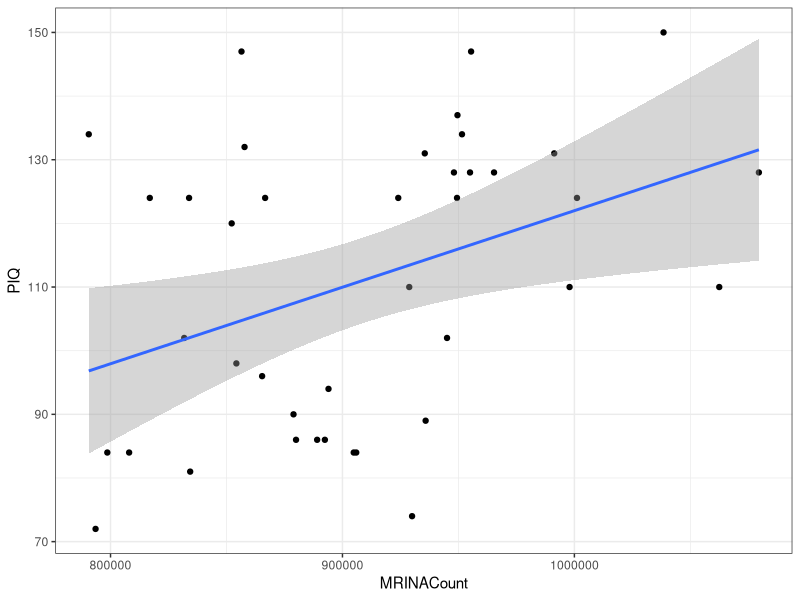
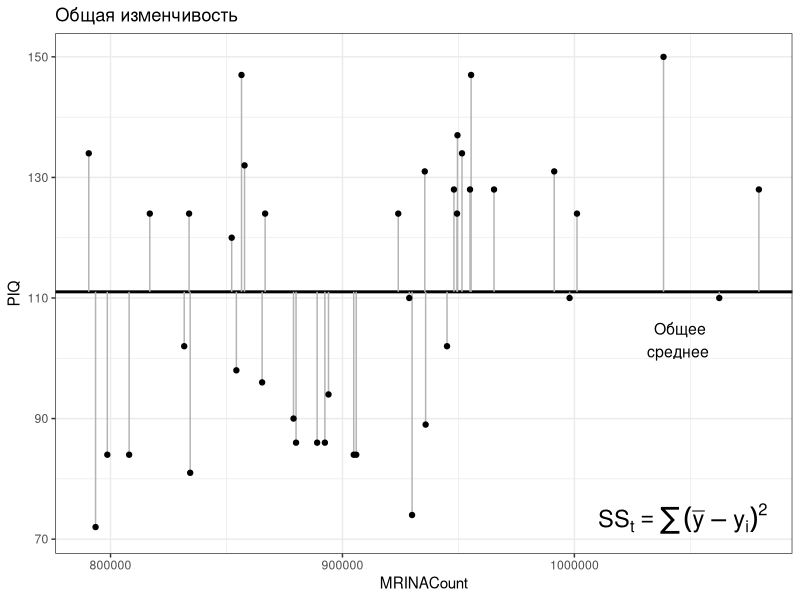
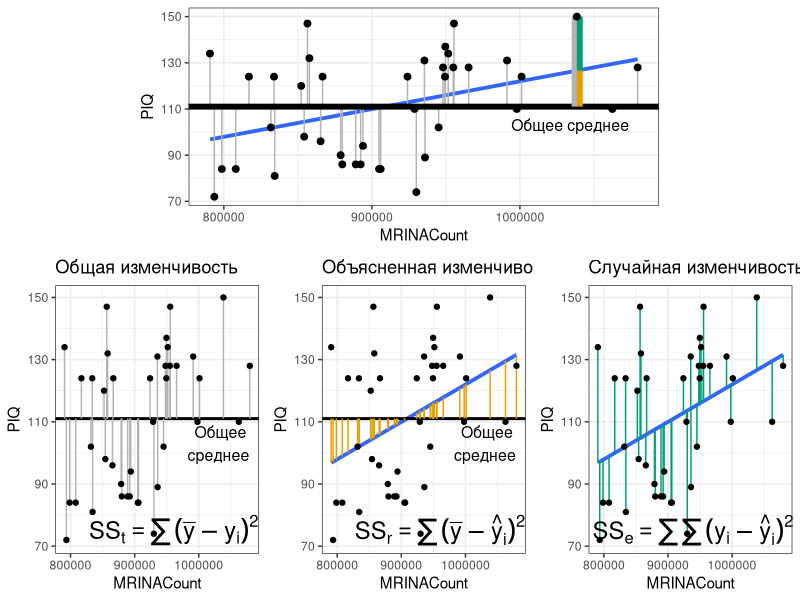
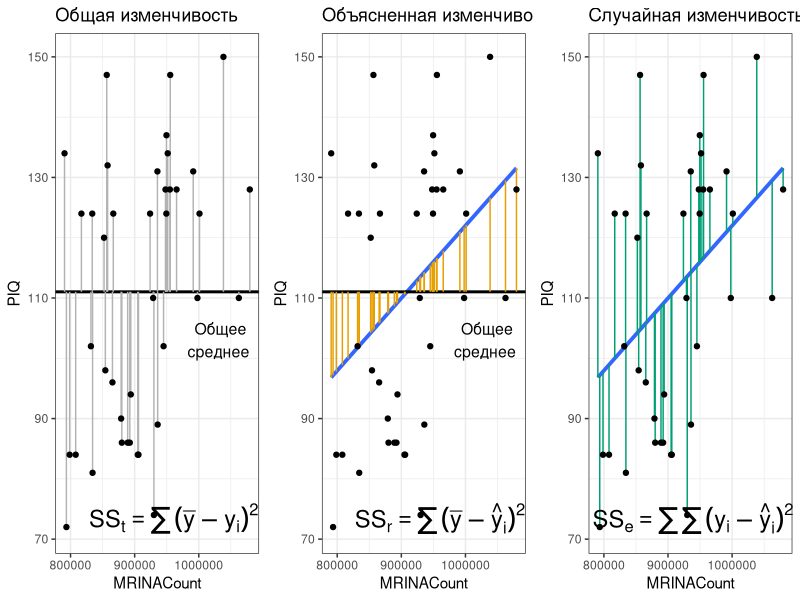
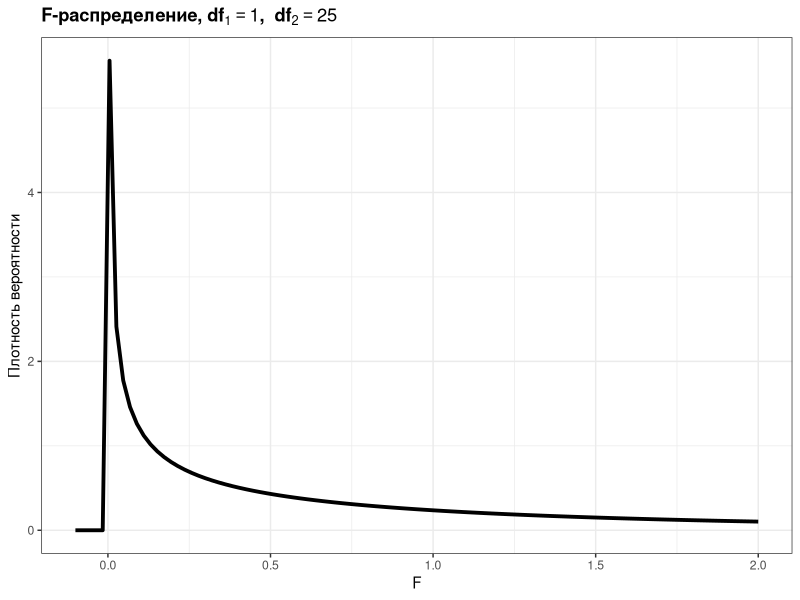
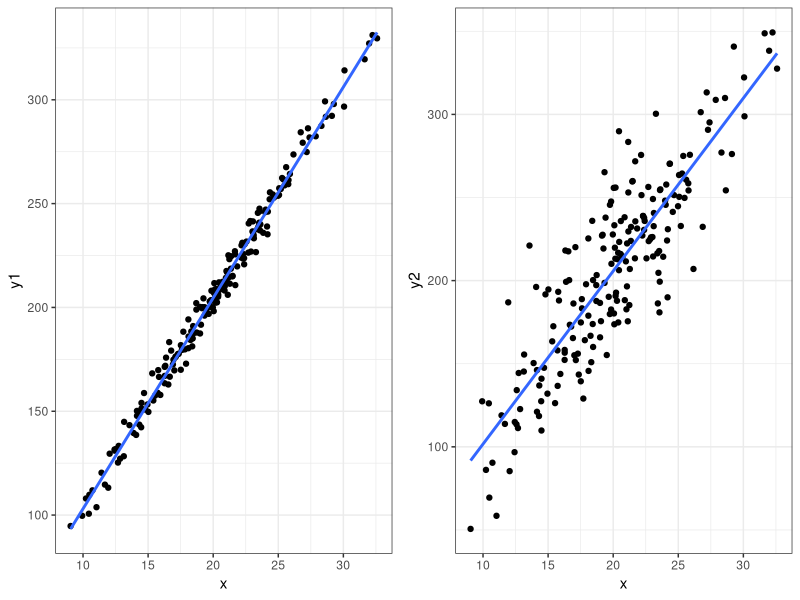

Reproduce these figures in R, in order.
## ---- chunk 1
# output options
options(width = 70, scipen = 6, digits = 3)
library(knitr)
# chunk default options
opts_chunk$set(fig.align='center', tidy = FALSE, 
               fig.width = 7, fig.height = 3, 
               warning = FALSE, message = FALSE)
## ---- chunk 2
lm_equation <- function(fit, strict = TRUE, rnd = 2){
#   extracting call formula 
  frml <- as.character(fit$call)[2]
#   extract signs
    sign <- ifelse(grepl("-", coef(fit)[-1]), " - ", " + ")
  # extract coefficients
  coeffs <- format(round(abs(coef(fit)), rnd), digits = 2, nsmall = rnd, trim = TRUE)
  if(strict == TRUE){
    i <- 1:(length(coeffs) - 1)
    vars <- c("Y", paste0(" X", i))
    
  } else {
# extract vector of variable names
  vars <- c(all.vars(formula(fit))[1], names(fit$coefficients)[-1])
# combine everything
  }
  start <- ifelse(coef(fit)[1] > 0, paste(vars[1], coeffs[1], sep = " = "), paste(vars[1], coeffs[1], sep = " = - "))
  end <- paste(sign, coeffs[-1], vars[-1], sep = "", collapse = "")
  return(paste0(start, end, sep = ""))
}
## ---- chunk 3
## Код из прошлой лекции #################################

## Открываем данные
library(readxl)
brain <- read.csv("data/IQ_brain.csv", header = TRUE)

## Линейная модель
brain_model <- lm(PIQ ~ MRINACount, data = brain)
summary(brain_model)
## ---- chunk 4
library(ggplot2)
theme_set(theme_bw())
ggplot(brain, aes(x = MRINACount, y = PIQ)) + 
  geom_point() + 
  geom_smooth(method = "lm")
## ---- chunk 5
summary(brain_model)
## ---- chunk 6
n <- nrow(brain_model$model)
n_par <- length(coef(brain_model))
df_t <-  n - n_par
smr_brain <- coef(summary(brain_model))
t_val <- round(smr_brain[2, "t value"], 2)
p_val <- round(smr_brain[2, "Pr(>|t|)"], 2)
t_crit <- qt(p = 0.95, df = 38)
## ---- chunk 7
lims <- range(brain$PIQ) + c(-1, 1)
yannot <- lims[1] + 0.5
xannot <- max(brain$MRINACount)
gmean <- mean(brain$PIQ, na.rm = TRUE)
Y <- 150
Y_hat <- predict(brain_model, newdata = brain[brain$PIQ == 150, ])
X <- brain$MRINACount[brain$PIQ == 150]

# Общая изменчивость
pl_tot <- ggplot(brain, aes(x = MRINACount, y = PIQ)) + 
  geom_hline(yintercept = gmean, size = 1) + 
  geom_segment(aes(x = MRINACount, y = PIQ, 
                   xend = MRINACount, yend = gmean), colour = "grey70") + 
  geom_point() +
    annotate("text", label = "Общее\nсреднее", 
             x = 1050000, y = gmean - 8, size = 4, hjust = 0.7) + 
  ggtitle("Общая изменчивость") + 
  annotate("text", label = "SS[t] == sum((bar(y) - y[i]))^2", parse = TRUE, x = xannot,  y = yannot, hjust = 0.95, vjust = 0.2, size = 6) 

# Когда есть зависимость
pl_all <- ggplot(brain, aes(x = MRINACount, y = PIQ)) +  
  geom_smooth(method = "lm", se = F, size = 1.3) + 
    geom_segment(aes(x = MRINACount, y = PIQ, 
                   xend = MRINACount, yend = gmean), colour = "grey70") +  
  geom_hline(yintercept = gmean, size = 2) + 
      annotate("text", label = "Общее среднее", 
             x = 1050000, y = gmean - 8, size = 4, hjust = 0.7) + 
  annotate("segment", x = X - 1500, y = Y, xend = X - 1500, yend = gmean, colour = "grey70", size = 2) + 
  annotate("segment", x = X + 2000, y = Y, xend = X + 2000, yend = Y_hat, colour = "#009E73", size = 2) +
  annotate("segment", x = X + 2000, y = Y_hat, xend = X + 2000, yend = gmean, colour = "#E69F00", size = 2) +
  geom_point(size = 2)

# Когда нет зависимости
pl_no <- ggplot(brain, aes(x = MRINACount, y = PIQ)) +  
      geom_segment(aes(x = MRINACount, y = PIQ, 
                   xend = MRINACount, yend = gmean), colour = "grey70") +  
  geom_hline(yintercept = gmean, size = 5) + 
      annotate("text", label = "Общее среднее", 
             x = 1050000, y = gmean - 8, size = 4, hjust = 0.7) + 
    geom_hline(yintercept = gmean, size = 2, colour = "dodgerblue1") + 
  annotate("segment", x = X - 1500, y = Y, xend = X - 1500, yend = gmean, colour = "grey70", size = 2) + 
  annotate("segment", x = X + 2000, y = Y, xend = X + 2000, yend = gmean, colour = "#009E73", size = 2) +
  geom_point(size = 2)

# Объясненная изменчивость
pl_exp <- ggplot(brain, aes(x = MRINACount, y = PIQ)) + 
  geom_smooth(method = "lm", se = F, size = 1.3) + 
  geom_hline(yintercept = gmean, size = 1) + 
  geom_segment(aes(x = MRINACount, y = gmean, 
                   xend = MRINACount, yend = fitted(brain_model)), colour = "#E69F00") + 
  geom_point() +
  annotate("text", label = "Общее\nсреднее", 
           x = 1050000, y = gmean - 8, size = 4, hjust = 0.7) + 
  ggtitle("Объясненная изменчивость") +
      annotate("text", label = "SS[r] == sum((bar(y) - hat(y)[i]))^2", parse = TRUE, x = xannot,  y = yannot, hjust = 0.95, vjust = 0.2, size = 6)

# Остаточная изменчивость
pl_res <- ggplot(brain, aes(x = MRINACount, y = PIQ)) + 
  geom_smooth(method ="lm", se = F, size = 1.3) + 
  geom_segment(aes(x = MRINACount, y = PIQ, 
                   xend = MRINACount, yend = fitted(brain_model)), colour = "#009E73") + 
  geom_point() +
  ggtitle("Случайная изменчивость") +
  annotate("text", label = "SS[e] == sum(sum((y [i] - hat(y)[i])))^2", parse = TRUE, x = xannot,  y = yannot, hjust = 0.95, vjust = 0.2, size = 6)
## ---- chunk 8
pl_tot
## ---- chunk 9
library(gridExtra)
lay <- rbind(c(NA, 1, 1, 1, 1, NA),
             c(2, 2, 3, 3, 4, 4))
grid.arrange(pl_all, pl_tot, pl_exp, pl_res, layout_matrix = lay, heights = c(0.42, 0.58))
## ---- chunk 10
library(gridExtra)
grid.arrange(pl_tot, pl_exp, pl_res, nrow = 1)
## ---- chunk 11
ar <- arrow(type = "closed", length = unit(0.15,"cm"))
arb <- arrow(type = "closed", length = unit(0.15,"cm"), ends = "both")

dfr <- data.frame(f = seq(-0.1, 2, 0.001))
ggplot(dfr, aes(x = f)) + 
  stat_function(fun = df, args = list(df1 = 1, df2 = 21), size = 1.3) + 
labs(title = expression(bold(paste("F-распределение,", ~df[1]==1, ", ", ~ df[2]==25))),
     x = "F", y = "Плотность вероятности")
## ---- chunk 12
x <- rnorm(200, 20, 5)
y1 <- 10 * x + 5 + rnorm(100, 0, 5)
y2 <- 10 * x + 5 + rnorm(100, 0, 30)
d <- data.frame(x = x, y1 = y1)
pl_R1 <- ggplot(d, aes(x = x, y = y1)) + geom_point() + 
  geom_smooth(method = "lm", se = F)
pl_R2 <- ggplot(d, aes(x = x, y = y2)) + geom_point() + 
  geom_smooth(method = "lm", se = F)
grid.arrange (pl_R1, pl_R2, nrow = 1)
## ---- chunk 13
summary(brain_model)
